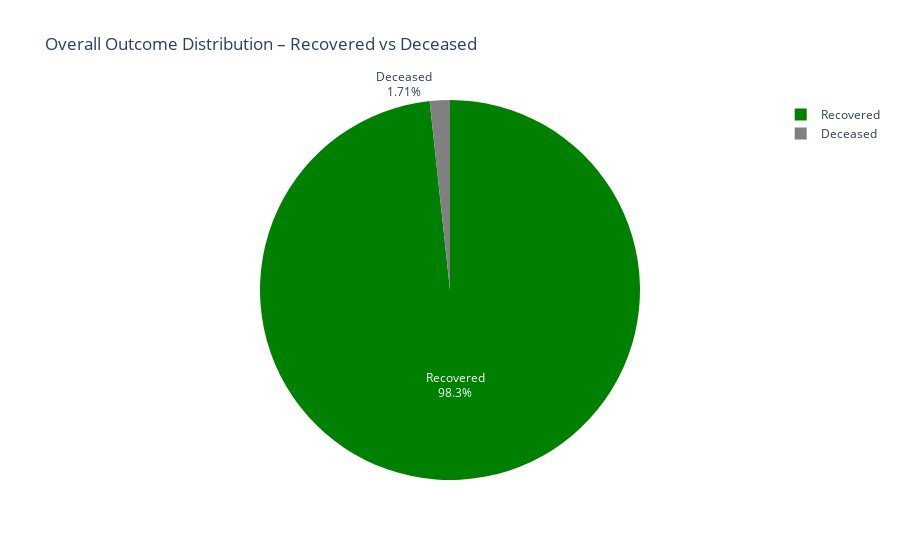

The notebook cell this image was saved under:
### Code cell
# --- 6. Visualization 3: Pie chart of total deaths vs. recoveries (if available) ---
# No recovery data is present; we simulate recoveries as: total recovered = cumulative cases - cumulative deaths
total_deaths = daily["Cumulative_deaths"].iloc[-1]
total_cases = daily["Cumulative_cases"].iloc[-1]
total_recovered = total_cases - total_deaths

fig3 = go.Figure(
    data=[go.Pie(
        labels=["Recovered", "Deceased"],
        values=[total_recovered, total_deaths],
        marker=dict(colors=["green", "gray"]),
        textinfo="label+percent"
    )]
)
fig3.update_layout(title="Overall Outcome Distribution – Recovered vs Deceased")
fig3.show()

### Figure 1 — Plotly figure (JSON) as saved in the notebook; plotly's stock layout.template omitted (floating-point values rounded to 4 significant figures)
{"data": [{"labels": ["Recovered", "Deceased"], "marker": {"colors": ["green", "gray"]}, "textinfo": "label+percent", "type": "pie", "values": [72436, 1259]}], "layout": {"autosize": true, "title": {"text": "Overall Outcome Distribution – Recovered vs Deceased"}}}
